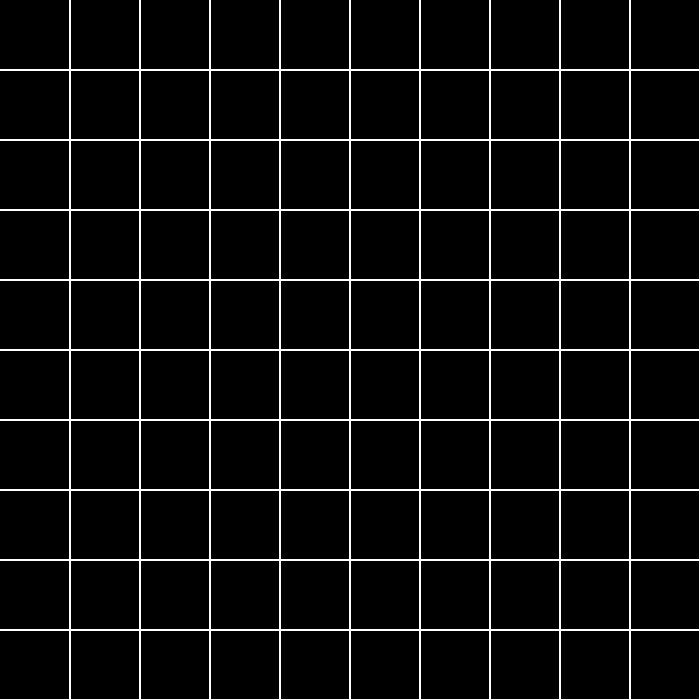
Frame 1 (no input)
Frame 60 (no input): identical to frame 1, image omitted
Frame 120 (the mouse pressed at the canvas centre since frame 60): identical to frame 1, image omitted

The p5.js sketch that drew this single still picture (run headless with seeded random() and noise() and a simulated clock; from frame 60 on, the mouse is pressed at the canvas centre):

// p5.js sketch
// ── sketch.js
function setup() {
    createCanvas(700, 700);
    background(0);
}

function draw() {
    background(0);
    drawGrid(10);
}

function drawGrid(size) {
    stroke(255);
    let squareWidth = width/size;
    for (var i = 0; i < size; i++) {
        for (var j = 0; j < size; j++) {
            line(squareWidth * (i+1), 0, squareWidth*(i+1), height);
            line(0, squareWidth * (j+1), width, squareWidth * (j+1));
        }
    }
}


function Grid(m, n) {
    let M = [];
    for (var i = 0; i < m; i++) {
        M[i] = [];
        for (var j = 0; j < n; j++) {
            M[i][j] = 0;
        }
    }

    return {
        M
    };
}


function transition(gridBefore) {
    
}

function createGrid(m, n) {
    this.width = m;
    this.height = n;

   
    let M = [];
    for (var i = 0; i < m; i++) {
        M[i] = [];
        for (var j = 0; j < n; j++) {
            M[i][j] = 0;
        }
    }
    return M;
}
